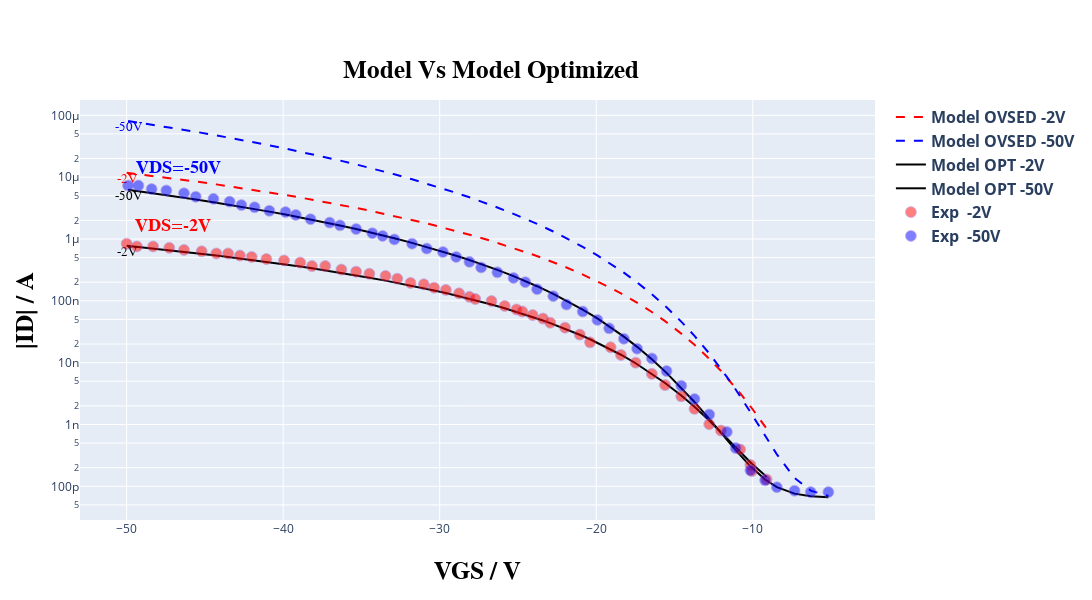
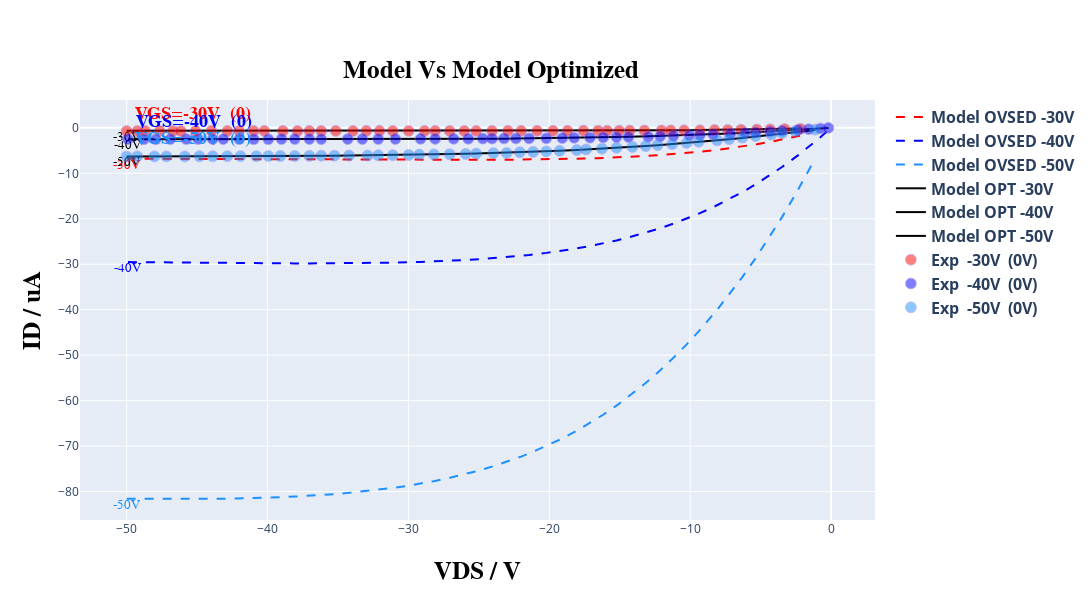

Notebook cell for these charts, in order:
### Markdown cell above
### **Comparing** ✅

---
This section aims to evaluate the model's performance relative to the initial data. Visual observation allows assessing whether the model significantly outperformed the initial coefficients.

In this section, simply execute the cells below; no explicit modifications are required.

---

### Code cell
# Create new models with optimized coefficients to compare with the initial ones
model_opt = read.create_models_datas(TFTModel, n_points, type_curve_plot, coeff_opt,
                                     input_voltage, Vv, load_idleak, width_t, count_transfer,
                                     tp_tst=tp_tst, scale_factor=scale_trfr, current_typic=curr_typic,
                                     res=resistance, curr=current)

# Reads the experimental and model (transfer) data to be displayed on the graph
in_model_data_opt, in_exp_data_opt = read.group_by_trasfer(count_transfer, Vv, Id, model_opt)


# Reads the experimental and model (output) data to be displayed on the graph
out_model_data_opt, out_exp_data_opt = read.group_by_output(count_output,count_transfer, Vv, Id, model_opt)


# Inserting the model and experimental curves to visualize if there is significant discrepancy in the optimization
in_model_data_comp, in_exp_data_comp =  read.group_by_trasfer(count_transfer, Vv, Id, model, model_opt, compare=True)


# Inserting the model and experimental curves to visualize if there is significant discrepancy in the optimization.
out_model_data_comp, out_exp_data_comp = read.group_by_output(count_output, count_transfer, Vv, Id, model, model_opt, compare=True)


option = 'show both curves comp' # @param ["Show Transfer curve opt", "Show output curve opt", "show both curves opt", "Show Transfer curve comp", "Show output curve comp", "show both curves comp"]

if option == 'Show Transfer curve opt':
  plot.plot_vgs_vds(list_tension, list_tension_shift, 0, count_transfer,
                    in_model_data_opt, shift_list, select_files, *in_exp_data_opt, sample_unit=curr_typic, plot_type=type_curve_plot)

elif option == 'Show output curve opt':
  plot.plot_vgs_vds(list_tension, list_tension_shift, 1, count_transfer,
                    out_model_data_opt, shift_list, select_files, *out_exp_data_opt, sample_unit=curr_typic)

elif option == 'show both curves opt':
  plot.plot_vgs_vds(list_tension, list_tension_shift, 0, count_transfer,
                    in_model_data_opt, shift_list, select_files, *in_exp_data_opt, sample_unit=curr_typic, plot_type=type_curve_plot)
  print()
  plot.plot_vgs_vds(list_tension, list_tension_shift, 1, count_transfer,
                    out_model_data_opt, shift_list, select_files, *out_exp_data_opt, sample_unit=curr_typic)

elif option == 'Show Transfer curve comp':
  plot.plot_vgs_vds(list_tension, list_tension_shift, 0, count_transfer, in_model_data_comp, shift_list, select_files,
                    *in_exp_data_comp, sample_unit=curr_typic, plot_type=type_curve_plot, compare=True)

elif option == 'Show output curve comp':
  plot.plot_vgs_vds(list_tension, list_tension_shift, 1, count_transfer, out_model_data_comp, shift_list, select_files,
                    *out_exp_data_comp, sample_unit=curr_typic, compare=True)


elif option == 'show both curves comp':
  plot.plot_vgs_vds(list_tension, list_tension_shift, 0, count_transfer, in_model_data_comp, shift_list, select_files,
                    *in_exp_data_comp, sample_unit=curr_typic, plot_type=type_curve_plot, compare=True)
  print()
  plot.plot_vgs_vds(list_tension, list_tension_shift, 1, count_transfer, out_model_data_comp, shift_list, select_files,
                    *out_exp_data_comp, sample_unit=curr_typic, compare=True)

else:
  print("No option choice\n")

print()
read.compute_relative_distance(Id, model_opt)
print('\n\n\n\n\n')

### Figure 1 — Plotly figure (JSON) as saved in the notebook; plotly's stock layout.template omitted (floating-point values rounded to 4 significant figures)
{"data": [{"line": {"color": "rgb(255, 0, 0)", "dash": "dash"}, "mode": "lines+text", "name": "<b>Model OVSED<b> <b>-2V<b>", "text": ["-2V"], "textfont": {"color": "rgb(255, 0, 0)", "family": "Times New Roman", "size": 13}, "textposition": "bottom center", "type": "scatter", "x": [-50, -49.34, -48.31, -47.27, -46.33, -45.21, -44.27, -43.52, -42.76, -42.01, -41.07, -39.94, -38.91, -38.16, -37.31, -36.28, -35.34, -34.49, -33.46, -32.71, -31.86, -31.02, -30.36, -29.61, -28.76, -28.1, -27.73, -26.69, -25.85, -25.09, -24.72, -24.06, -23.4, -22.93, -21.99, -21.05, -20.39, -19.08, -18.42, -17.48, -16.45, -15.6, -14.57, -13.72, -12.78, -12.03, -10.81, -10.15, -10.06, -9.117], "y": [1.177e-05, 1.124e-05, 1.045e-05, 9.683e-06, 9.015e-06, 8.249e-06, 7.64e-06, 7.172e-06, 6.721e-06, 6.287e-06, 5.769e-06, 5.183e-06, 4.679e-06, 4.333e-06, 3.963e-06, 3.538e-06, 3.179e-06, 2.876e-06, 2.532e-06, 2.299e-06, 2.055e-06, 1.829e-06, 1.664e-06, 1.489e-06, 1.307e-06, 1.176e-06, 1.105e-06, 9.259e-07, 7.947e-07, 6.891e-07, 6.401e-07, 5.602e-07, 4.874e-07, 4.396e-07, 3.538e-07, 2.804e-07, 2.358e-07, 1.62e-07, 1.32e-07, 9.643e-08, 6.594e-08, 4.683e-08, 2.95e-08, 1.939e-08, 1.158e-08, 7.347e-09, 3.215e-09, 1.967e-09, 1.829e-09, 8.565e-10]}, {"line": {"color": "rgb(0, 0, 255)", "dash": "dash"}, "mode": "lines+text", "name": "<b>Model OVSED<b> <b>-50V<b>", "text": ["-50V"], "textfont": {"color": "rgb(0, 0, 255)", "family": "Times New Roman", "size": 13}, "textposition": "bottom center", "type": "scatter", "x": [-49.91, -49.25, -48.4, -47.46, -46.33, -45.58, -44.45, -43.42, -42.67, -41.82, -40.88, -39.85, -39.19, -38.25, -37.03, -36.37, -35.34, -34.3, -33.65, -32.89, -31.77, -30.83, -29.79, -28.95, -28.1, -27.35, -26.32, -25.28, -24.53, -23.78, -22.74, -21.9, -20.86, -19.92, -19.17, -18.23, -17.39, -16.45, -15.51, -14.57, -13.72, -12.78, -11.65, -11.09, -10.15, -9.211, -8.459, -7.331, -6.297, -5.169], "y": [8.093e-05, 7.639e-05, 7.081e-05, 6.493e-05, 5.832e-05, 5.418e-05, 4.835e-05, 4.34e-05, 4.003e-05, 3.646e-05, 3.275e-05, 2.899e-05, 2.676e-05, 2.379e-05, 2.028e-05, 1.856e-05, 1.606e-05, 1.381e-05, 1.25e-05, 1.111e-05, 9.246e-06, 7.874e-06, 6.54e-06, 5.578e-06, 4.722e-06, 4.046e-06, 3.235e-06, 2.549e-06, 2.123e-06, 1.751e-06, 1.322e-06, 1.033e-06, 7.471e-07, 5.43e-07, 4.127e-07, 2.85e-07, 1.984e-07, 1.278e-07, 7.868e-08, 4.604e-08, 2.706e-08, 1.411e-08, 5.9e-09, 3.674e-09, 1.586e-09, 6.573e-10, 3.284e-10, 1.367e-10, 8.507e-11, 6.966e-11]}, {"line": {"color": "black", "dash": "solid"}, "mode": "lines+text", "name": "<b>Model OPT<b> <b>-2V<b>", "text": ["-2V"], "textfont": {"color": "black", "family": "Times New Roman", "size": 13}, "textposition": "bottom center", "type": "scatter", "x": [-50, -49.34, -48.31, -47.27, -46.33, -45.21, -44.27, -43.52, -42.76, -42.01, -41.07, -39.94, -38.91, -38.16, -37.31, -36.28, -35.34, -34.49, -33.46, -32.71, -31.86, -31.02, -30.36, -29.61, -28.76, -28.1, -27.73, -26.69, -25.85, -25.09, -24.72, -24.06, -23.4, -22.93, -21.99, -21.05, -20.39, -19.08, -18.42, -17.48, -16.45, -15.6, -14.57, -13.72, -12.78, -12.03, -10.81, -10.15, -10.06, -9.117], "y": [7.754e-07, 7.463e-07, 7.017e-07, 6.584e-07, 6.201e-07, 5.756e-07, 5.398e-07, 5.12e-07, 4.849e-07, 4.585e-07, 4.266e-07, 3.898e-07, 3.576e-07, 3.351e-07, 3.107e-07, 2.822e-07, 2.576e-07, 2.365e-07, 2.119e-07, 1.95e-07, 1.769e-07, 1.598e-07, 1.471e-07, 1.333e-07, 1.188e-07, 1.081e-07, 1.022e-07, 8.711e-08, 7.577e-08, 6.645e-08, 6.206e-08, 5.48e-08, 4.808e-08, 4.36e-08, 3.543e-08, 2.829e-08, 2.388e-08, 1.647e-08, 1.342e-08, 9.777e-09, 6.647e-09, 4.693e-09, 2.937e-09, 1.928e-09, 1.161e-09, 7.528e-10, 3.615e-10, 2.451e-10, 2.323e-10, 1.422e-10]}, {"line": {"color": "black", "dash": "solid"}, "mode": "lines+text", "name": "<b>Model OPT<b> <b>-50V<b>", "text": ["-50V"], "textfont": {"color": "black", "family": "Times New Roman", "size": 13}, "textposition": "bottom center", "type": "scatter", "x": [-49.91, -49.25, -48.4, -47.46, -46.33, -45.58, -44.45, -43.42, -42.67, -41.82, -40.88, -39.85, -39.19, -38.25, -37.03, -36.37, -35.34, -34.3, -33.65, -32.89, -31.77, -30.83, -29.79, -28.95, -28.1, -27.35, -26.32, -25.28, -24.53, -23.78, -22.74, -21.9, -20.86, -19.92, -19.17, -18.23, -17.39, -16.45, -15.51, -14.57, -13.72, -12.78, -11.65, -11.09, -10.15, -9.211, -8.459, -7.331, -6.297, -5.169], "y": [6.229e-06, 5.917e-06, 5.53e-06, 5.118e-06, 4.651e-06, 4.354e-06, 3.933e-06, 3.569e-06, 3.319e-06, 3.051e-06, 2.77e-06, 2.48e-06, 2.307e-06, 2.073e-06, 1.792e-06, 1.652e-06, 1.446e-06, 1.258e-06, 1.147e-06, 1.028e-06, 8.657e-07, 7.441e-07, 6.242e-07, 5.362e-07, 4.57e-07, 3.935e-07, 3.165e-07, 2.504e-07, 2.088e-07, 1.722e-07, 1.296e-07, 1.008e-07, 7.222e-08, 5.185e-08, 3.891e-08, 2.637e-08, 1.8e-08, 1.133e-08, 6.833e-09, 3.94e-09, 2.312e-09, 1.234e-09, 5.65e-10, 3.838e-10, 2.103e-10, 1.287e-10, 9.714e-11, 7.613e-11, 6.909e-11, 6.634e-11]}, {"marker": {"color": "rgb(255, 0, 0)", "line": {"color": "MediumPurple", "width": 0.8}, "opacity": 0.5, "size": 11}, "mode": "markers+text", "name": "<b>Exp <b> <b>-2V<b>", "text": ["<b>VDS<b>=-2V"], "textfont": {"color": "rgb(255, 0, 0)", "family": "Times New Roman", "size": 18}, "textposition": "top right", "type": "scatter", "x": [-50, -49.34, -48.31, -47.27, -46.33, -45.21, -44.27, -43.52, -42.76, -42.01, -41.07, -39.94, -38.91, -38.16, -37.31, -36.28, -35.34, -34.49, -33.46, -32.71, -31.86, -31.02, -30.36, -29.61, -28.76, -28.1, -27.73, -26.69, -25.85, -25.09, -24.72, -24.06, -23.4, -22.93, -21.99, -21.05, -20.39, -19.08, -18.42, -17.48, -16.45, -15.6, -14.57, -13.72, -12.78, -12.03, -10.81, -10.15, -10.06, -9.117], "y": [8.4e-07, 7.57e-07, 7.57e-07, 7.19e-07, 6.65e-07, 6.31e-07, 5.83e-07, 5.83e-07, 5.4e-07, 5.12e-07, 4.74e-07, 4.5e-07, 4.16e-07, 3.65e-07, 3.65e-07, 3.2e-07, 2.96e-07, 2.74e-07, 2.53e-07, 2.28e-07, 1.95e-07, 1.85e-07, 1.63e-07, 1.5e-07, 1.32e-07, 1.16e-07, 1.07e-07, 9.91e-08, 8.26e-08, 7.25e-08, 6.71e-08, 5.89e-08, 5.17e-08, 4.42e-08, 3.68e-08, 2.84e-08, 2.13e-08, 1.77e-08, 1.33e-08, 1e-08, 6.59e-09, 4.34e-09, 2.86e-09, 1.79e-09, 1.01e-09, 7.98e-10, 3.95e-10, 2.22e-10, 1.76e-10, 1.29e-10]}, {"marker": {"color": "rgb(0, 0, 255)", "line": {"color": "MediumPurple", "width": 0.8}, "opacity": 0.5, "size": 11}, "mode": "markers+text", "name": "<b>Exp <b> <b>-50V<b>", "text": ["<b>VDS<b>=-50V"], "textfont": {"color": "rgb(0, 0, 255)", "family": "Times New Roman", "size": 18}, "textposition": "top right", "type": "scatter", "x": [-49.91, -49.25, -48.4, -47.46, -46.33, -45.58, -44.45, -43.42, -42.67, -41.82, -40.88, -39.85, -39.19, -38.25, -37.03, -36.37, -35.34, -34.3, -33.65, -32.89, -31.77, -30.83, -29.79, -28.95, -28.1, -27.35, -26.32, -25.28, -24.53, -23.78, -22.74, -21.9, -20.86, -19.92, -19.17, -18.23, -17.39, -16.45, -15.51, -14.57, -13.72, -12.78, -11.65, -11.09, -10.15, -9.211, -8.459, -7.331, -6.297, -5.169], "y": [7.31e-06, 7.31e-06, 6.42e-06, 6.09e-06, 5.49e-06, 4.82e-06, 4.46e-06, 4.02e-06, 3.53e-06, 3.26e-06, 2.86e-06, 2.72e-06, 2.45e-06, 2.09e-06, 1.84e-06, 1.66e-06, 1.45e-06, 1.24e-06, 1.12e-06, 9.83e-07, 8.4e-07, 7e-07, 6.15e-07, 5.12e-07, 4.27e-07, 3.46e-07, 2.89e-07, 2.34e-07, 2e-07, 1.54e-07, 1.19e-07, 8.7e-08, 6.71e-08, 4.9e-08, 3.59e-08, 2.43e-08, 1.68e-08, 1.17e-08, 7.31e-09, 4.23e-09, 2.58e-09, 1.45e-09, 7.57e-10, 4.16e-10, 1.81e-10, 1.25e-10, 9.66e-11, 8.48e-11, 8.05e-11, 8.05e-11]}], "layout": {"height": 600, "legend": {"font": {"size": 16}}, "title": {"font": {"color": "black", "family": "Overpass", "size": 25}, "text": "<b>Model Vs Model Optimized<b>", "x": 0.45, "y": 0.9}, "width": 1100, "xaxis": {"title": {"font": {"color": "black", "family": "Overpass", "size": 25}, "standoff": 25, "text": "<b>VGS / V<b>"}}, "yaxis": {"title": {"font": {"color": "black", "family": "Overpass", "size": 25}, "standoff": 10, "text": "<b>|ID| / A<b>"}, "type": "log"}}}

### Figure 2 — Plotly figure (JSON) as saved in the notebook; plotly's stock layout.template omitted (floating-point values rounded to 4 significant figures)
{"data": [{"line": {"color": "rgb(255, 0, 0)", "dash": "dash"}, "mode": "lines+text", "name": "<b>Model OVSED<b> <b>-30V<b>", "text": ["-30V"], "textfont": {"color": "rgb(255, 0, 0)", "family": "Times New Roman", "size": 13}, "textposition": "bottom center", "type": "scatter", "x": [-50, -49.25, -48.68, -47.65, -46.71, -46.15, -45.11, -43.98, -42.86, -42.01, -40.98, -40.23, -38.91, -37.88, -37.03, -36.18, -35.15, -33.93, -32.99, -32.05, -31.11, -29.98, -28.85, -28.1, -27.07, -26.03, -25.19, -24.06, -22.93, -21.99, -20.86, -19.74, -18.7, -17.58, -16.54, -15.88, -15.04, -14.29, -13.25, -12.03, -11.37, -10.43, -9.305, -8.271, -7.331, -6.391, -5.263, -4.323, -3.289, -2.162], "y": [-6.793, -6.804, -6.813, -6.828, -6.842, -6.851, -6.866, -6.883, -6.899, -6.912, -6.927, -6.937, -6.956, -6.97, -6.981, -6.992, -7.004, -7.018, -7.028, -7.037, -7.045, -7.052, -7.057, -7.058, -7.057, -7.053, -7.047, -7.032, -7.011, -6.986, -6.947, -6.895, -6.835, -6.752, -6.659, -6.589, -6.486, -6.382, -6.214, -5.977, -5.83, -5.593, -5.263, -4.914, -4.553, -4.147, -3.597, -3.084, -2.457, -1.695]}, {"line": {"color": "rgb(0, 0, 255)", "dash": "dash"}, "mode": "lines+text", "name": "<b>Model OVSED<b> <b>-40V<b>", "text": ["-40V"], "textfont": {"color": "rgb(0, 0, 255)", "family": "Times New Roman", "size": 13}, "textposition": "bottom center", "type": "scatter", "x": [-49.91, -48.78, -47.93, -46.9, -45.77, -44.92, -43.89, -43.14, -42.01, -40.98, -39.94, -39.0, -38.06, -37.03, -36.18, -34.3, -33.27, -32.14, -30.92, -29.14, -28.1, -26.79, -25.75, -24.72, -24.06, -23.21, -22.37, -21.43, -20.21, -19.08, -18.23, -17.11, -16.17, -15.23, -14.38, -12.97, -12.12, -11.18, -10.06, -9.305, -8.365, -7.143, -6.109, -5.357, -4.323, -3.477, -2.35, -1.598, -0.7519, -0.188], "y": [-29.52, -29.56, -29.59, -29.63, -29.66, -29.69, -29.72, -29.74, -29.76, -29.79, -29.8, -29.81, -29.82, -29.82, -29.81, -29.78, -29.75, -29.7, -29.63, -29.49, -29.38, -29.2, -29.03, -28.83, -28.69, -28.48, -28.24, -27.95, -27.5, -27.02, -26.61, -25.99, -25.41, -24.76, -24.11, -22.9, -22.07, -21.07, -19.74, -18.77, -17.45, -15.57, -13.81, -12.44, -10.41, -8.619, -6.051, -4.22, -2.042, -0.5201]}, {"line": {"color": "rgb(30, 144, 255)", "dash": "dash"}, "mode": "lines+text", "name": "<b>Model OVSED<b> <b>-50V<b>", "text": ["-50V"], "textfont": {"color": "rgb(30, 144, 255)", "family": "Times New Roman", "size": 13}, "textposition": "bottom center", "type": "scatter", "x": [-50, -49.25, -48.03, -47.18, -45.86, -44.83, -43.89, -42.86, -41.92, -40.79, -39.94, -39.1, -38.06, -37.03, -36.18, -35.24, -34.21, -32.89, -32.14, -31.11, -29.98, -29.23, -28.2, -27.07, -25.94, -25.19, -23.97, -23.03, -22.09, -21.15, -20.21, -19.27, -18.05, -17.39, -16.26, -15.23, -14.1, -13.16, -12.31, -11.28, -10.24, -9.398, -8.083, -7.237, -6.297, -5.357, -4.229, -3.477, -2.538, -1.128], "y": [-81.6, -81.62, -81.64, -81.65, -81.65, -81.63, -81.61, -81.57, -81.51, -81.43, -81.35, -81.25, -81.11, -80.94, -80.78, -80.57, -80.3, -79.9, -79.63, -79.22, -78.7, -78.32, -77.72, -76.99, -76.16, -75.54, -74.43, -73.48, -72.42, -71.26, -70.0, -68.61, -66.62, -65.45, -63.28, -61.1, -58.5, -56.14, -53.86, -50.86, -47.63, -44.79, -40.02, -36.72, -32.83, -28.69, -23.38, -19.64, -14.71, -6.796]}, {"line": {"color": "black", "dash": "solid"}, "mode": "lines+text", "name": "<b>Model OPT<b> <b>-30V<b>", "text": ["-30V"], "textfont": {"color": "black", "family": "Times New Roman", "size": 13}, "textposition": "bottom center", "type": "scatter", "x": [-50, -49.25, -48.68, -47.65, -46.71, -46.15, -45.11, -43.98, -42.86, -42.01, -40.98, -40.23, -38.91, -37.88, -37.03, -36.18, -35.15, -33.93, -32.99, -32.05, -31.11, -29.98, -28.85, -28.1, -27.07, -26.03, -25.19, -24.06, -22.93, -21.99, -20.86, -19.74, -18.7, -17.58, -16.54, -15.88, -15.04, -14.29, -13.25, -12.03, -11.37, -10.43, -9.305, -8.271, -7.331, -6.391, -5.263, -4.323, -3.289, -2.162], "y": [-0.647, -0.6476, -0.6481, -0.6489, -0.6496, -0.6501, -0.6509, -0.6517, -0.6526, -0.6532, -0.654, -0.6545, -0.6555, -0.6562, -0.6567, -0.6572, -0.6578, -0.6584, -0.6589, -0.6592, -0.6594, -0.6596, -0.6595, -0.6593, -0.6588, -0.6581, -0.6571, -0.6555, -0.6531, -0.6506, -0.6467, -0.6417, -0.6359, -0.628, -0.619, -0.6124, -0.6026, -0.5926, -0.5766, -0.5538, -0.5397, -0.5169, -0.4853, -0.4518, -0.4174, -0.3788, -0.3269, -0.2787, -0.2206, -0.151]}, {"line": {"color": "black", "dash": "solid"}, "mode": "lines+text", "name": "<b>Model OPT<b> <b>-40V<b>", "text": ["-40V"], "textfont": {"color": "black", "family": "Times New Roman", "size": 13}, "textposition": "bottom center", "type": "scatter", "x": [-49.91, -48.78, -47.93, -46.9, -45.77, -44.92, -43.89, -43.14, -42.01, -40.98, -39.94, -39.0, -38.06, -37.03, -36.18, -34.3, -33.27, -32.14, -30.92, -29.14, -28.1, -26.79, -25.75, -24.72, -24.06, -23.21, -22.37, -21.43, -20.21, -19.08, -18.23, -17.11, -16.17, -15.23, -14.38, -12.97, -12.12, -11.18, -10.06, -9.305, -8.365, -7.143, -6.109, -5.357, -4.323, -3.477, -2.35, -1.598, -0.7519, -0.188], "y": [-2.521, -2.523, -2.524, -2.525, -2.526, -2.526, -2.527, -2.527, -2.527, -2.527, -2.526, -2.526, -2.524, -2.522, -2.52, -2.513, -2.508, -2.501, -2.492, -2.475, -2.463, -2.444, -2.427, -2.407, -2.392, -2.371, -2.348, -2.319, -2.276, -2.23, -2.192, -2.134, -2.08, -2.021, -1.962, -1.853, -1.779, -1.691, -1.575, -1.491, -1.379, -1.22, -1.075, -0.9622, -0.7984, -0.6564, -0.4562, -0.3159, -0.1516, -0.03843]}, {"line": {"color": "black", "dash": "solid"}, "mode": "lines+text", "name": "<b>Model OPT<b> <b>-50V<b>", "text": ["-50V"], "textfont": {"color": "black", "family": "Times New Roman", "size": 13}, "textposition": "bottom center", "type": "scatter", "x": [-50, -49.25, -48.03, -47.18, -45.86, -44.83, -43.89, -42.86, -41.92, -40.79, -39.94, -39.1, -38.06, -37.03, -36.18, -35.24, -34.21, -32.89, -32.14, -31.11, -29.98, -29.23, -28.2, -27.07, -25.94, -25.19, -23.97, -23.03, -22.09, -21.15, -20.21, -19.27, -18.05, -17.39, -16.26, -15.23, -14.1, -13.16, -12.31, -11.28, -10.24, -9.398, -8.083, -7.237, -6.297, -5.357, -4.229, -3.477, -2.538, -1.128], "y": [-6.274, -6.273, -6.269, -6.266, -6.259, -6.253, -6.246, -6.237, -6.228, -6.215, -6.204, -6.191, -6.173, -6.153, -6.134, -6.111, -6.082, -6.04, -6.013, -5.972, -5.922, -5.885, -5.828, -5.76, -5.683, -5.627, -5.527, -5.442, -5.349, -5.248, -5.139, -5.021, -4.853, -4.755, -4.576, -4.398, -4.188, -4.0, -3.82, -3.587, -3.338, -3.123, -2.766, -2.523, -2.24, -1.944, -1.57, -1.311, -0.9739, -0.4444]}, {"marker": {"color": "rgb(255, 0, 0)", "line": {"color": "MediumPurple", "width": 0.8}, "opacity": 0.5, "size": 11}, "mode": "markers+text", "name": "<b>Exp <b> <b>-30V<b> <b> (0V)<b>", "text": ["<b>VGS<b>=-30V  (0)"], "textfont": {"color": "rgb(255, 0, 0)", "family": "Times New Roman", "size": 18}, "textposition": "top right", "type": "scatter", "x": [-50, -49.25, -48.68, -47.65, -46.71, -46.15, -45.11, -43.98, -42.86, -42.01, -40.98, -40.23, -38.91, -37.88, -37.03, -36.18, -35.15, -33.93, -32.99, -32.05, -31.11, -29.98, -28.85, -28.1, -27.07, -26.03, -25.19, -24.06, -22.93, -21.99, -20.86, -19.74, -18.7, -17.58, -16.54, -15.88, -15.04, -14.29, -13.25, -12.03, -11.37, -10.43, -9.305, -8.271, -7.331, -6.391, -5.263, -4.323, -3.289, -2.162], "y": [-0.6842, -0.6842, -0.6711, -0.6711, -0.6842, -0.6842, -0.6842, -0.6579, -0.6842, -0.6842, -0.6711, -0.6711, -0.6711, -0.6842, -0.6711, -0.6711, -0.6711, -0.6711, -0.6579, -0.6579, -0.6711, -0.6711, -0.6711, -0.6711, -0.6711, -0.6711, -0.6711, -0.6711, -0.6579, -0.6447, -0.6447, -0.6447, -0.6447, -0.6184, -0.6184, -0.6184, -0.6184, -0.5921, -0.5789, -0.5789, -0.5526, -0.5395, -0.5263, -0.4737, -0.4605, -0.4079, -0.3553, -0.3289, -0.2632, -0.2105]}, {"marker": {"color": "rgb(0, 0, 255)", "line": {"color": "MediumPurple", "width": 0.8}, "opacity": 0.5, "size": 11}, "mode": "markers+text", "name": "<b>Exp <b> <b>-40V<b> <b> (0V)<b>", "text": ["<b>VGS<b>=-40V  (0)"], "textfont": {"color": "rgb(0, 0, 255)", "family": "Times New Roman", "size": 18}, "textposition": "top right", "type": "scatter", "x": [-49.91, -48.78, -47.93, -46.9, -45.77, -44.92, -43.89, -43.14, -42.01, -40.98, -39.94, -39.0, -38.06, -37.03, -36.18, -34.3, -33.27, -32.14, -30.92, -29.14, -28.1, -26.79, -25.75, -24.72, -24.06, -23.21, -22.37, -21.43, -20.21, -19.08, -18.23, -17.11, -16.17, -15.23, -14.38, -12.97, -12.12, -11.18, -10.06, -9.305, -8.365, -7.143, -6.109, -5.357, -4.323, -3.477, -2.35, -1.598, -0.7519, -0.188], "y": [-2.487, -2.5, -2.513, -2.487, -2.474, -2.474, -2.487, -2.487, -2.487, -2.5, -2.5, -2.461, -2.474, -2.474, -2.487, -2.461, -2.461, -2.461, -2.461, -2.408, -2.421, -2.408, -2.395, -2.355, -2.355, -2.329, -2.329, -2.316, -2.289, -2.237, -2.197, -2.158, -2.105, -2.053, -2.013, -1.934, -1.842, -1.75, -1.632, -1.553, -1.408, -1.289, -1.118, -0.9868, -0.7895, -0.6316, -0.4474, -0.2895, -0.1316, 0]}, {"marker": {"color": "rgb(30, 144, 255)", "line": {"color": "MediumPurple", "width": 0.8}, "opacity": 0.5, "size": 11}, "mode": "markers+text", "name": "<b>Exp <b> <b>-50V<b> <b> (0V)<b>", "text": ["<b>VGS<b>=-50V  (0)"], "textfont": {"color": "rgb(30, 144, 255)", "family": "Times New Roman", "size": 18}, "textposition": "top right", "type": "scatter", "x": [-50, -49.25, -48.03, -47.18, -45.86, -44.83, -43.89, -42.86, -41.92, -40.79, -39.94, -39.1, -38.06, -37.03, -36.18, -35.24, -34.21, -32.89, -32.14, -31.11, -29.98, -29.23, -28.2, -27.07, -25.94, -25.19, -23.97, -23.03, -22.09, -21.15, -20.21, -19.27, -18.05, -17.39, -16.26, -15.23, -14.1, -13.16, -12.31, -11.28, -10.24, -9.398, -8.083, -7.237, -6.297, -5.357, -4.229, -3.477, -2.538, -1.128], "y": [-6.289, -6.276, -6.276, -6.276, -6.276, -6.25, -6.25, -6.224, -6.224, -6.224, -6.197, -6.197, -6.184, -6.158, -6.118, -6.105, -6.079, -6.079, -6.026, -6, -5.961, -5.882, -5.842, -5.803, -5.737, -5.645, -5.566, -5.513, -5.355, -5.263, -5.171, -5.039, -4.882, -4.75, -4.566, -4.368, -4.197, -4, -3.789, -3.553, -3.289, -3.026, -2.724, -2.461, -2.132, -1.789, -1.474, -1.132, -0.75, -0.3816]}], "layout": {"height": 600, "legend": {"font": {"size": 16}}, "title": {"font": {"color": "black", "family": "Overpass", "size": 25}, "text": "<b>Model Vs Model Optimized<b>", "x": 0.45, "y": 0.9}, "width": 1100, "xaxis": {"title": {"font": {"color": "black", "family": "Overpass", "size": 25}, "standoff": 25, "text": "<b>VDS / V<b>"}}, "yaxis": {"title": {"font": {"color": "black", "family": "Overpass", "size": 25}, "standoff": 10, "text": "<b>ID / uA<b>"}, "type": "linear"}}}
